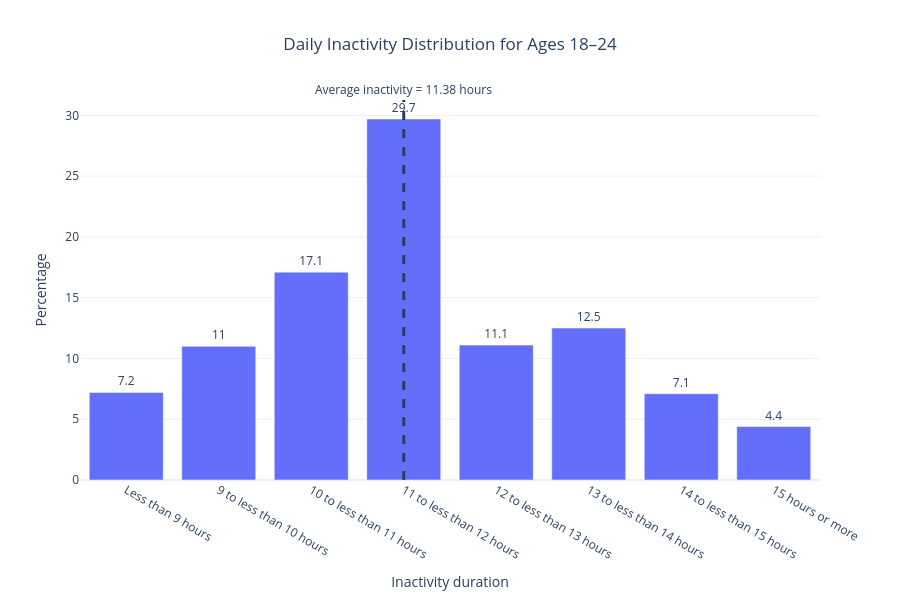

Here is the notebook cell this chart was saved with:
### Code cell
# filter inactivity only
inactivity = cleaned[cleaned["metric_group"] == "inactivity"].copy()

# average inactivity for 18–24
avg_inactivity = 11.38

fig = go.Figure()

# bar chart
fig.add_trace(go.Bar(
    x=inactivity["category"],
    y=inactivity["value"],
    text=inactivity["value"],
    textposition="outside",
    name="Percentage of 18–24",
    hovertemplate="Band: %{x}<br>Percentage: %{y:.1f}%<extra></extra>"
))

# vertical line for average
fig.add_vline(
    x=3,  # this will be placed around the 11 to <12 hours band
    line_width=3,
    line_dash="dash",
    annotation_text=f"Average inactivity = {avg_inactivity} hours",
    annotation_position="top"
)

fig.update_layout(
    title="Daily Inactivity Distribution for Ages 18–24",
    xaxis_title="Inactivity duration",
    yaxis_title="Percentage",
    template="plotly_white",
    height=600,
    title_x=0.5
)

fig.show()

### Figure 1 — Plotly figure (JSON) as saved in the notebook; plotly's stock layout.template omitted (floating-point values rounded to 4 significant figures)
{"data": [{"hovertemplate": "Band: %{x}<br>Percentage: %{y:.1f}%<extra></extra>", "name": "Percentage of 18–24", "text": [7.2, 11.0, 17.1, 29.7, 11.1, 12.5, 7.1, 4.4], "textposition": "outside", "type": "bar", "x": ["Less than 9 hours", "9 to less than 10 hours", "10 to less than 11 hours", "11 to less than 12 hours", "12 to less than 13 hours", "13 to less than 14 hours", "14 to less than 15 hours", "15 hours or more"], "y": [7.2, 11.0, 17.1, 29.7, 11.1, 12.5, 7.1, 4.4]}], "layout": {"annotations": [{"showarrow": false, "text": "Average inactivity = 11.38 hours", "x": 3, "xanchor": "center", "xref": "x", "y": 1, "yanchor": "bottom", "yref": "y domain"}], "height": 600, "shapes": [{"line": {"dash": "dash", "width": 3}, "type": "line", "x0": 3, "x1": 3, "xref": "x", "y0": 0, "y1": 1, "yref": "y domain"}], "title": {"text": "Daily Inactivity Distribution for Ages 18–24", "x": 0.5}, "xaxis": {"title": {"text": "Inactivity duration"}}, "yaxis": {"title": {"text": "Percentage"}}}}
